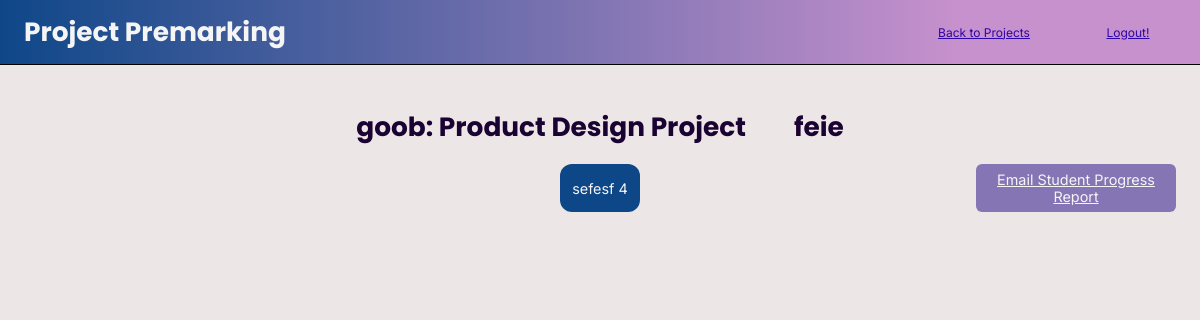
Screenshot of /project/2/2 (signed in) with the database file from the repository.
### server.py (models this page shows)
class Base(DeclarativeBase):
    pass

class User(Base):
    __tablename__ = 'User'
    id: Mapped[int] = mapped_column(primary_key=True)
    name: Mapped[str] = mapped_column(String(50))
    email: Mapped[str] = mapped_column(String(50))
    year_level: Mapped[int]
    admin: Mapped[bool]
    user_projects: Mapped[List["UserProject"]] = relationship(
        "UserProject", back_populates="user")

class Project(Base):
    __tablename__ = 'Project'
    id: Mapped[int] = mapped_column(primary_key=True)
    type: Mapped[str] = mapped_column(String(50))
    user_projects: Mapped[List["UserProject"]] = relationship(
        "UserProject", back_populates="project")
    standard_projects: Mapped[List["ProjectStandard"]] = relationship(
        "ProjectStandard", back_populates="project")

### server.py (the view, shortened to what this page needs)
@app.route('/project/<int:project_id>/<int:user_id>', methods=['POST', 'GET'])
@login_required
def project(project_id, user_id):
    with Session(engine) as sql_session:
        q = select(UserProject).where(
            UserProject.user_id == user_id).where(
                UserProject.project_id == project_id).where(
                    UserProject.admin_id == current_user.id)
        ue = sql_session.scalar(q)
        if not ue:
            return redirect(url_for('profile'))
    UData, type, standards, snu = standard_data(project_id, user_id)
    return render_template('project.html',
                           standards=standards, type=type,
                           UData=UData, snu=snu, backto=True)

### server.py (called while the page is built)
@login_manager.user_loader
def load_user(user_id):
    query = select(Admin).where(Admin.id == user_id)  # current user object
    with Session(engine) as session:
        obj = session.scalar(query)
    return obj

### templates/project.html (shortened to what this page needs)
{% extends 'layout.html' %} {% block content %}
<form method="POST">
  <div class="proj-page-layout">
    <div class="inline-div">
      <div class="name-type">
        <h1 class="proj-type">{{UData.name}}: {{type}} Project</h1>
        <h1>{{UData.email}}</h1>
      </div>
    </div>
    <div class="project-buttons">
      <div class='dropdown' id="dropdown">
        {% for standard in standards %}
        <button type="button" class="standard-buttons" data-standard="{{standard}}">{{standard}}</button>
        {% endfor %}
      </div>
      <button type="submit" class="email-student">Email Student Progress Report</button>
    </div>
  </div>
</form>
{% endblock %}

### static/css/style.css (style rules this page uses)
.email-student { background-color: #8575B4; color: whitesmoke; height: 4vw; width: 25vh; font-family: "Inter"; font-size: 1.2vw; border-radius: 0.5vw; position: absolute; right: 2vw; border: none; text-decoration: underline; }
.proj-type { text-align: left; }
.proj-page-layout { padding: 2vw; }
.dropdown { display: flex; flex-direction: row; justify-content: space-between; height: 4vw; background-color: #0e4788; border-radius: 1vw; width: fit-content; }
.standard-buttons { background-color: transparent; padding: 1vw 1vw 1vw 1vw; margin: 0; font-family: 'Inter'; font-size: 1.2vw; border: none; color: whitesmoke; }
.project-buttons { display: flex; flex-direction: row; justify-content: center; align-items: center; height: 4vw; }
.inline-div { display: flex; flex-direction: row; justify-content: center; }
.name-type { gap: 4vw; display: flex; flex-direction: row; }
html { scroll-behavior: smooth; }
h1 { font-family: 'Poppins'; font-size: 2.2vw; color: rgb(26, 2, 50); }
body { padding: 0; margin: 0; background-color: rgb(237, 230, 230); }

### rows the page displays
User: name "goob", email "feie"
Project: type "Product Design"

### other values shown
{{ standard }} "sefesf 4"
